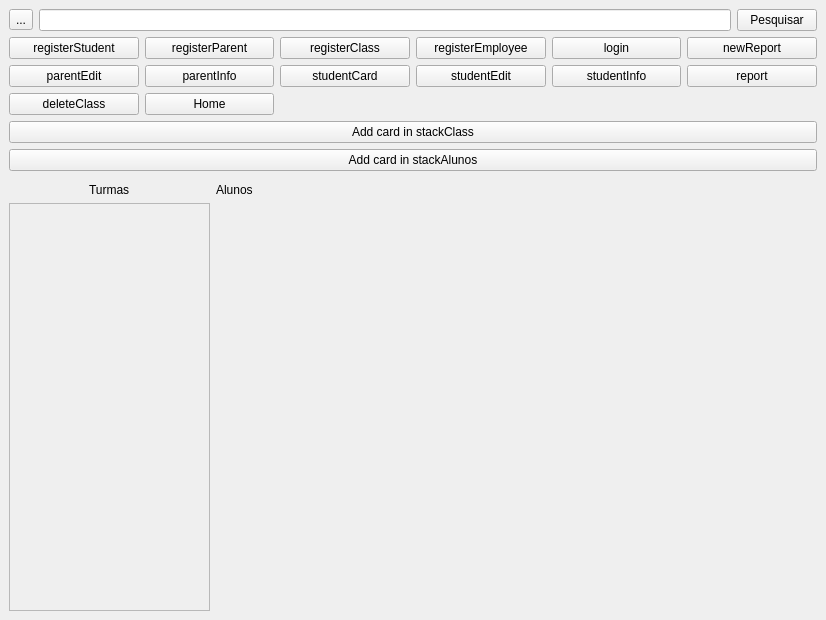
<?xml version="1.0" encoding="UTF-8"?>
<ui version="4.0">
 <class>MainWindow</class>
 <widget class="QMainWindow" name="MainWindow">
  <property name="geometry">
   <rect>
    <x>0</x>
    <y>0</y>
    <width>826</width>
    <height>620</height>
   </rect>
  </property>
  <property name="minimumSize">
   <size>
    <width>200</width>
    <height>200</height>
   </size>
  </property>
  <property name="maximumSize">
   <size>
    <width>826</width>
    <height>900</height>
   </size>
  </property>
  <property name="windowTitle">
   <string>MainWindow</string>
  </property>
  <widget class="QWidget" name="centralwidget">
   <layout class="QVBoxLayout" name="verticalLayout" stretch="0,0,0,0,0,0">
    <item>
     <layout class="QHBoxLayout" name="horizontalLayout_3" stretch="0,0,0">
      <item>
       <widget class="QToolButton" name="btnConfig">
        <property name="text">
         <string>...</string>
        </property>
       </widget>
      </item>
      <item>
       <widget class="QLineEdit" name="barPesquisar"/>
      </item>
      <item>
       <widget class="QPushButton" name="btnPesquisar">
        <property name="text">
         <string>Pesquisar</string>
        </property>
       </widget>
      </item>
     </layout>
    </item>
    <item>
     <layout class="QGridLayout" name="gridLayout" rowminimumheight="0,0,0" columnminimumwidth="0,0,0,0,0,0">
      <item row="0" column="0">
       <widget class="QPushButton" name="RegisterStudent">
        <property name="text">
         <string>registerStudent</string>
        </property>
       </widget>
      </item>
      <item row="1" column="5">
       <widget class="QPushButton" name="Report">
        <property name="text">
         <string>report</string>
        </property>
       </widget>
      </item>
      <item row="0" column="5">
       <widget class="QPushButton" name="NewReport">
        <property name="text">
         <string>newReport</string>
        </property>
       </widget>
      </item>
      <item row="1" column="0">
       <widget class="QPushButton" name="ParentEdit">
        <property name="text">
         <string>parentEdit</string>
        </property>
       </widget>
      </item>
      <item row="1" column="4">
       <widget class="QPushButton" name="StudentInfo">
        <property name="text">
         <string>studentInfo</string>
        </property>
       </widget>
      </item>
      <item row="1" column="1">
       <widget class="QPushButton" name="ParentInfo">
        <property name="text">
         <string>parentInfo</string>
        </property>
       </widget>
      </item>
      <item row="0" column="3">
       <widget class="QPushButton" name="RegisterEmployee">
        <property name="text">
         <string>registerEmployee</string>
        </property>
       </widget>
      </item>
      <item row="0" column="4">
       <widget class="QPushButton" name="Login">
        <property name="text">
         <string>login</string>
        </property>
       </widget>
      </item>
      <item row="0" column="2">
       <widget class="QPushButton" name="RegisterClass">
        <property name="text">
         <string>registerClass</string>
        </property>
       </widget>
      </item>
      <item row="0" column="1">
       <widget class="QPushButton" name="RegisterParent">
        <property name="text">
         <string>registerParent</string>
        </property>
       </widget>
      </item>
      <item row="1" column="3">
       <widget class="QPushButton" name="StudentEdit">
        <property name="text">
         <string>studentEdit</string>
        </property>
       </widget>
      </item>
      <item row="1" column="2">
       <widget class="QPushButton" name="StudentCard">
        <property name="text">
         <string>studentCard</string>
        </property>
       </widget>
      </item>
      <item row="2" column="0">
       <widget class="QPushButton" name="DeleteClass">
        <property name="text">
         <string>deleteClass</string>
        </property>
       </widget>
      </item>
      <item row="2" column="1">
       <widget class="QPushButton" name="Home">
        <property name="text">
         <string>Home</string>
        </property>
       </widget>
      </item>
     </layout>
    </item>
    <item>
     <widget class="QPushButton" name="btnCardClass">
      <property name="text">
       <string>Add card in stackClass</string>
      </property>
     </widget>
    </item>
    <item>
     <widget class="QPushButton" name="btnAddCard">
      <property name="text">
       <string>Add card in stackAlunos</string>
      </property>
     </widget>
    </item>
    <item>
     <widget class="QFrame" name="frame">
      <property name="frameShape">
       <enum>QFrame::StyledPanel</enum>
      </property>
      <property name="frameShadow">
       <enum>QFrame::Raised</enum>
      </property>
     </widget>
    </item>
    <item>
     <layout class="QHBoxLayout" name="horizontalLayout" stretch="1,3">
      <item>
       <layout class="QVBoxLayout" name="verticalLayout_2" stretch="0,0">
        <item alignment="Qt::AlignHCenter">
         <widget class="QLabel" name="labelTurmas">
          <property name="text">
           <string>Turmas</string>
          </property>
         </widget>
        </item>
        <item>
         <widget class="QScrollArea" name="scrollAreaTurmas">
          <property name="widgetResizable">
           <bool>true</bool>
          </property>
          <widget class="QWidget" name="scrollAreaWidgetContents">
           <property name="geometry">
            <rect>
             <x>0</x>
             <y>0</y>
             <width>196</width>
             <height>383</height>
            </rect>
           </property>
           <layout class="QVBoxLayout" name="verticalLayout_4"/>
          </widget>
         </widget>
        </item>
       </layout>
      </item>
      <item>
       <layout class="QVBoxLayout" name="verticalLayout_3" stretch="0,1">
        <item>
         <widget class="QLabel" name="labelAlunos">
          <property name="text">
           <string>Alunos</string>
          </property>
         </widget>
        </item>
        <item>
         <widget class="QStackedWidget" name="stackAlunos">
          <widget class="QWidget" name="page_7"/>
          <widget class="QWidget" name="page_8"/>
         </widget>
        </item>
       </layout>
      </item>
     </layout>
    </item>
   </layout>
  </widget>
 </widget>
 <resources/>
 <connections/>
</ui>
